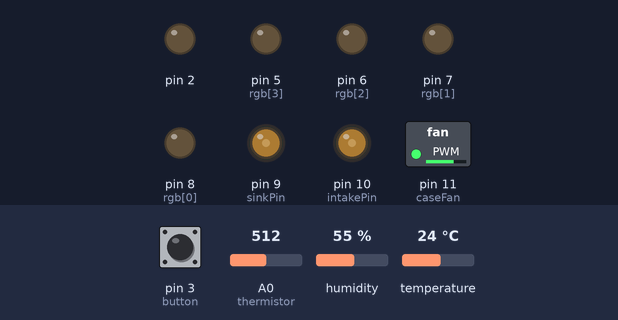
A sketch run on a simulated Arduino Uno, built with avr-gcc and run on an emulated ATmega328P. Parts: switched loads named in the sketch (green lamp = pin HIGH), output pins drawn as LEDs (lit = HIGH). Dashed ring = blinking. The test bench sets the inputs (shaded band); at power-on: pin 3 (button) HIGH, A0 (thermistor) = 512, humidity 55 %, temperature 24 °C. What the sketch prints to the serial monitor is not drawn.

Above: at 2.8 s.
2.9 s: pin 3 (button) pulled LOW for 2.35 s
At 8.7 s:
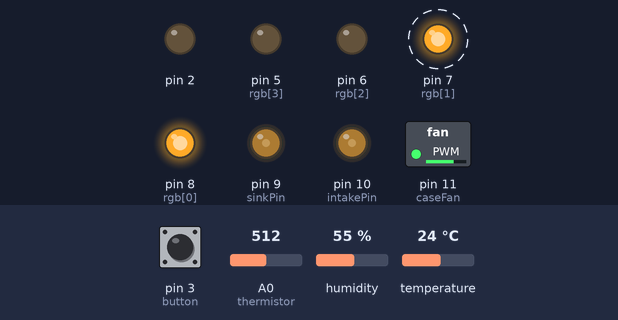
11.3 s: pin 3 (button) pulled LOW for 2.35 s
At 19.4 s:
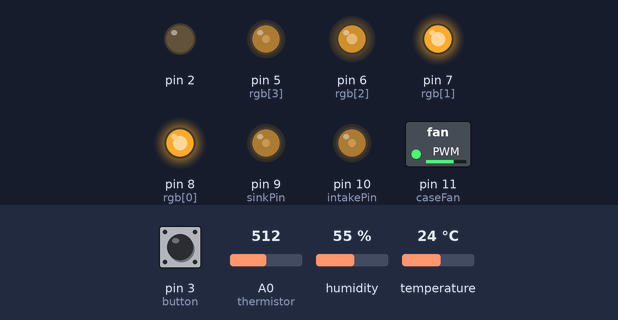
19.7 s: A0 (thermistor) set to 1004
23.4 s: A0 (thermistor) set to 1023
27.3 s: pin 3 (button) pulsed LOW 5 times (0.12 s each, 0.3 s apart)
At 31.2 s:
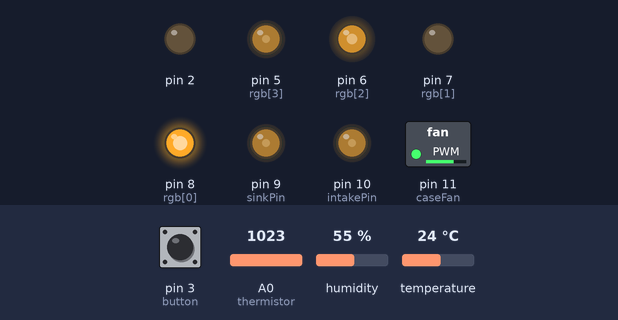
32.3 s: pin 3 (button) pulsed LOW 2 times (0.12 s each, 0.3 s apart)
At 38.0 s:
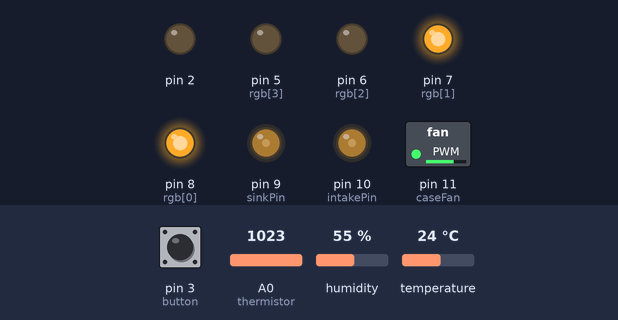
Timing chart, 0 to 39.5 s (numbered marks = the images above; inputs shaded):
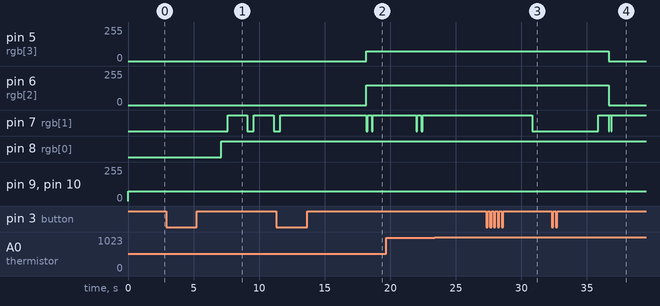

The sketch:

barrel_control_serial.ino
```cpp
#include <DHT.h>
#include <math.h>

const int dhtPin = A1;
DHT dht(dhtPin, DHT11);

//fans
const int sinkPin = 9;
const int sinkAim = 50;
const int sinkHys = 4;
int sinkP = 20;

const int intakePin = 10;
const int plantTempAim = 24;
const int plantTempHys = 1;
const int plantHumAim = 50;
const int plantHumHys = 20;
int intakeP = 20;

const int caseFan = 11;
const int thermistor = A0;
const int beta = 3950;
float T;
int h, t;

//button
const int button = 3;
volatile int presses = 0;
volatile bool pressed = false;
volatile unsigned long pushTime = 0;

//timing
unsigned long lastFanTime = 0;

//lighting
bool flower = false;
const int lights = A4;
unsigned long lastLightTime, lightsOffPeriod;

//RGB LED
char color;
const int rgb[4] = {8,7,6,5};


void setup() {
	//pins
	pinMode(sinkPin, OUTPUT);
	pinMode(intakePin, OUTPUT);
	pinMode(caseFan, OUTPUT);
	analogWrite(caseFan, 175);

	for (int i = 0; i <= 3; i++) {
		pinMode(rgb[i], OUTPUT);
		digitalWrite(rgb[i], 0);
	}
	pinMode(button, INPUT_PULLUP);
	pinMode(2, OUTPUT);
	digitalWrite(2, LOW);

	Serial.begin(9600);
	dht.begin();
	attachInterrupt(digitalPinToInterrupt(button), buttonISR, LOW);
}

void loop() {
	outputs();
	readSensors();
	analogWrite(sinkPin, 75);
	analogWrite(intakePin, 75);


	//==== adjust fan speeds ======= every 10 min
	if (millis() - lastFanTime >= 600000ul) {
		lastFanTime = millis();
		adjustPower();
		Serial.println("adjusted");
	}

	//set value
	//analogWrite(sinkPin, sinkP * 255 / 100);
	//analogWrite(intakePin, intakeP * 255 / 100);

	//==== light control ==========
	if (!flower) lightsOffPeriod = 21600000ul;
	else lightsOffPeriod = 43200000ul;

	if (millis() % 86400000ul > lightsOffPeriod) digitalWrite(lights, 1);
	else digitalWrite(lights, 0);


	Serial.print(sinkP); Serial.print("%  ");
	Serial.print(intakeP); Serial.print("%  ");
	Serial.print(h); Serial.print("%  ");
	Serial.print(t); Serial.print("C  ");
	Serial.print(T); Serial.println("C  ");
	delay(2000);

}

long readVcc() {
	long result;
	// Read 1.1V reference against AVcc
	ADMUX = _BV(REFS0) | _BV(MUX3) | _BV(MUX2) | _BV(MUX1);
	delay(2); // Wait for Vref to settle
	ADCSRA |= _BV(ADSC); // Convert
	while (bit_is_set(ADCSRA, ADSC));
	result = ADCL;
	result |= ADCH << 8;
	result = 1125300L / result; // Back-calculate AVcc in mV
	return result;
}

float readTemp() {
	//NTC calculation
	float vcc = readVcc() / 1000.0;
	float v = vcc * (float) analogRead(thermistor) / 1023;
	float r = -4700 * (v / (v - vcc));
	float revT = (float) 1 / 298 + (float) 1 / beta * (float) log(r / 4700);
	return (1 / revT - 277);
}

void blink(int blinks, int ontime) {
	int offtime = ontime * 3;
	int r, g, b;

	switch (color) {
		case 'g':
			r = 0;
			g = 200;
			b = 0;
			break;
		case 'y':
			r = 255;
			g = 100;
			b = 0;
			break;
		case 'r':
			r = 200;
			g = 0;
			b = 0;
			break;
		case 'b':
			r = 50;
			g = 100;
			b = 200;
			break;
		case 'c':
			r = 200;
			g = 150;
			b = 75;
			break;
	}

	analogWrite(rgb[0], r);
	analogWrite(rgb[2], g);
	analogWrite(rgb[3], b);

	for (int i = 0; i < blinks; i++) {

		digitalWrite(rgb[1], 0);
		delay(ontime);

		digitalWrite(rgb[1], 1);
		delay(offtime);
	}

}

void readSensors() {
	h = dht.readHumidity() + 11;
	t = dht.readTemperature() + 1;
	T = readTemp();
}

void displayTemp() {
	if (T <= sinkAim) color = 'b';
	else if (T > sinkAim && T <= sinkAim + sinkHys) color = 'y';
	else if (T > sinkAim + sinkHys) color = 'r';

	blink((int) T / 10, 100);
	delay(1000);
	blink((int) T % 10, 100);
}

void displayFans() {
	color = 'c';
	blink((int) sinkP / 10, 100);
	delay(1000);
	blink((int) sinkP % 10, 100);
	delay(2000);
	blink((int) intakeP / 10, 100);
	delay(1000);
	blink((int) intakeP % 10, 100);
}

void displayMode() {
	if (!flower) color = 'g'; else if (flower) color = 'r';
	blink(1, 1000);
}

void adjustPower() {
	//HEAT SINK
	//higher temp
	if (T > sinkAim + sinkHys && sinkP <= 70) sinkP += 5;
	//low enough temp
	else if (T <= sinkAim - sinkHys && sinkP >= 5) sinkP -= 5;
	//if lamps off: fan off
	else if (T < 25) sinkP = 0;


	//INTAKE
	//too hot or humid: crank it!
	if ((t > plantTempAim + plantTempAim || h > plantHumAim + plantHumHys) && intakeP <= 70) intakeP += 5;
	//cool or arid enough: calm it!
	else if ((t <= plantTempAim + plantTempAim || h <= plantHumAim - plantHumHys) && intakeP >= 5) intakeP -= 5;
}

void changeMode() {
	analogWrite(rgb[0], 200);
	analogWrite(rgb[2], 150);
	analogWrite(rgb[3], 75);
	digitalWrite(rgb[1], 0);
	Serial.println("change mode?");

	//wait 5s
	for (int i = 0; i < 500; i++) delay(10);
	digitalWrite(rgb[1], 1);
	delay(800);

	if (pressed && presses == 5 +2) {
		flower = !flower;
		//confirmation
		if (!flower) color = 'g'; else if (flower) color = 'r';
		blink(2, 50);
		Serial.println("mode changed!");

		pressed = false;
		presses = 0;
	}
}

void outputs() {
	if (pressed) {
		Serial.println("pressed");

		//wait 3s for other presses
		for (int i = 0; i < 300; i++) delay(10);

		// 5sec are over,  display stuff:
		Serial.println(presses);
		switch (presses) {
			case 1:	displayTemp(); break;
			case 2: displayFans(); break;
			case 3: displayMode(); break;
			case 4: digitalWrite(lights, 1); delay(3000); break;
			case 5: changeMode(); break;
			default:
				color = 'r';
				blink(3, 500);

		}

		// reset communication with buttonISR
		presses = 0;
		pressed = false;
	}
}

void buttonISR() {
	if (millis() - pushTime >= 200) {
		presses++;

		//set flag
		pressed = true;
		pushTime = millis();
	}
}
```

Measured:
- after the input at 2.9 s, pin 7 (rgb[1]): alternates HIGH for 1.5 s and LOW for 0.50 s, starting after 4.7 s; pin 8 (rgb[0]): LOW → HIGH after 4.2 s
- after the input at 11.3 s, pin 5 (rgb[3]): 0/255 → 75/255 after 6.9 s; pin 6 (rgb[2]): 0/255 → 150/255 after 6.9 s
- after the input at 23.4 s, every drawn part: stays the same
- after the input at 27.3 s, pin 7 (rgb[1]): HIGH → LOW after 3.5 s
- after the input at 32.3 s, pin 5 (rgb[3]): 75/255 → 0/255 after 4.4 s; pin 6 (rgb[2]): 150/255 → 0/255 after 4.4 s
